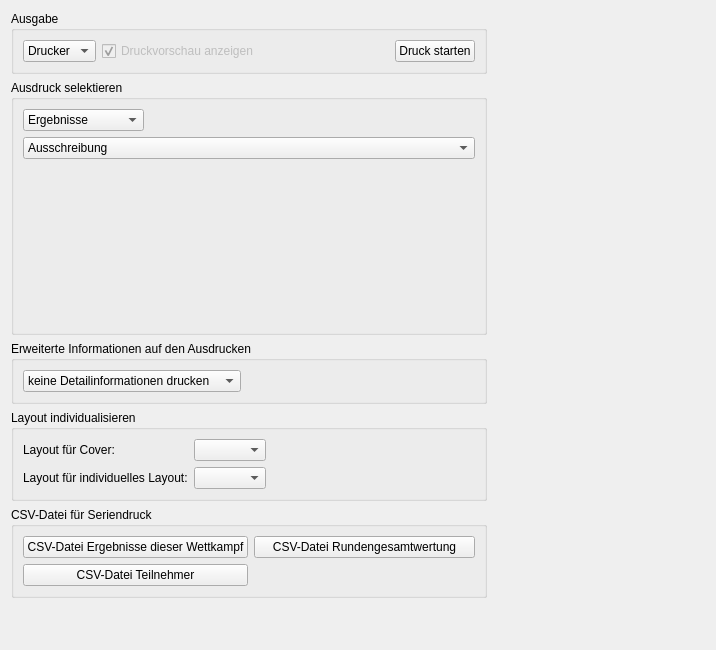
<?xml version="1.0" encoding="UTF-8"?>
<ui version="4.0">
 <class>ExportWidget</class>
 <widget class="QWidget" name="ExportWidget">
  <property name="geometry">
   <rect>
    <x>0</x>
    <y>0</y>
    <width>716</width>
    <height>650</height>
   </rect>
  </property>
  <layout class="QGridLayout" name="gridLayout">
   <item row="0" column="0">
    <widget class="QGroupBox" name="groupBox">
     <property name="title">
      <string>Ausgabe</string>
     </property>
     <layout class="QGridLayout" name="gridLayout_2">
      <item row="0" column="0">
       <widget class="QComboBox" name="cmb_output">
        <property name="sizePolicy">
         <sizepolicy hsizetype="Fixed" vsizetype="Fixed">
          <horstretch>0</horstretch>
          <verstretch>0</verstretch>
         </sizepolicy>
        </property>
        <item>
         <property name="text">
          <string>Drucker</string>
         </property>
        </item>
        <item>
         <property name="text">
          <string>PDF</string>
         </property>
        </item>
       </widget>
      </item>
      <item row="0" column="1">
       <widget class="QCheckBox" name="chk_preview">
        <property name="enabled">
         <bool>false</bool>
        </property>
        <property name="text">
         <string>Druckvorschau anzeigen</string>
        </property>
        <property name="checked">
         <bool>true</bool>
        </property>
       </widget>
      </item>
      <item row="0" column="2">
       <spacer name="horizontalSpacer_3">
        <property name="orientation">
         <enum>Qt::Horizontal</enum>
        </property>
        <property name="sizeHint" stdset="0">
         <size>
          <width>40</width>
          <height>20</height>
         </size>
        </property>
       </spacer>
      </item>
      <item row="0" column="3">
       <widget class="QPushButton" name="but_print">
        <property name="sizePolicy">
         <sizepolicy hsizetype="Fixed" vsizetype="Fixed">
          <horstretch>0</horstretch>
          <verstretch>0</verstretch>
         </sizepolicy>
        </property>
        <property name="text">
         <string>Druck starten</string>
        </property>
       </widget>
      </item>
     </layout>
    </widget>
   </item>
   <item row="1" column="0">
    <widget class="QGroupBox" name="groupBox_2">
     <property name="title">
      <string>Ausdruck selektieren</string>
     </property>
     <layout class="QGridLayout" name="gridLayout_3">
      <item row="0" column="0">
       <widget class="QComboBox" name="cmb_printtype">
        <property name="sizePolicy">
         <sizepolicy hsizetype="Fixed" vsizetype="Fixed">
          <horstretch>0</horstretch>
          <verstretch>0</verstretch>
         </sizepolicy>
        </property>
        <property name="minimumSize">
         <size>
          <width>2</width>
          <height>0</height>
         </size>
        </property>
        <item>
         <property name="text">
          <string>Ergebnisse</string>
         </property>
        </item>
        <item>
         <property name="text">
          <string>Riegenlisten</string>
         </property>
        </item>
        <item>
         <property name="text">
          <string>Meldeliste</string>
         </property>
        </item>
        <item>
         <property name="text">
          <string>Wettkampfbögen</string>
         </property>
        </item>
        <item>
         <property name="text">
          <string>Wettkampfkarten</string>
         </property>
        </item>
        <item>
         <property name="text">
          <string>Urkunden</string>
         </property>
        </item>
        <item>
         <property name="text">
          <string>sonstige</string>
         </property>
        </item>
       </widget>
      </item>
      <item row="1" column="0">
       <widget class="QStackedWidget" name="mainStack">
        <property name="sizePolicy">
         <sizepolicy hsizetype="Preferred" vsizetype="Fixed">
          <horstretch>0</horstretch>
          <verstretch>0</verstretch>
         </sizepolicy>
        </property>
        <property name="currentIndex">
         <number>6</number>
        </property>
        <widget class="QWidget" name="resultWidget">
         <layout class="QGridLayout" name="gridLayout_10">
          <property name="leftMargin">
           <number>0</number>
          </property>
          <property name="topMargin">
           <number>0</number>
          </property>
          <property name="rightMargin">
           <number>0</number>
          </property>
          <property name="bottomMargin">
           <number>0</number>
          </property>
          <item row="0" column="0">
           <widget class="QComboBox" name="cmb_res_type">
            <property name="sizePolicy">
             <sizepolicy hsizetype="Fixed" vsizetype="Fixed">
              <horstretch>0</horstretch>
              <verstretch>0</verstretch>
             </sizepolicy>
            </property>
            <item>
             <property name="text">
              <string>ohne Details</string>
             </property>
            </item>
            <item>
             <property name="text">
              <string>mit Details</string>
             </property>
            </item>
            <item>
             <property name="text">
              <string>Rundengesamtwertung</string>
             </property>
            </item>
            <item>
             <property name="text">
              <string>Tabelle</string>
             </property>
            </item>
           </widget>
          </item>
          <item row="8" column="0">
           <widget class="QCheckBox" name="chk_res_pg">
            <property name="text">
             <string>Neue Seite für jeden Wettkampf</string>
            </property>
           </widget>
          </item>
          <item row="9" column="0">
           <widget class="QStackedWidget" name="resultStack">
            <property name="currentIndex">
             <number>3</number>
            </property>
            <widget class="QWidget" name="page_3"/>
            <widget class="QWidget" name="page_4">
             <layout class="QGridLayout" name="gridLayout_11">
              <property name="leftMargin">
               <number>0</number>
              </property>
              <property name="topMargin">
               <number>0</number>
              </property>
              <property name="rightMargin">
               <number>0</number>
              </property>
              <property name="bottomMargin">
               <number>0</number>
              </property>
              <item row="0" column="0">
               <widget class="QCheckBox" name="chk_res_aw">
                <property name="text">
                 <string>Ausgangswert zusätzlich abdrucken</string>
                </property>
               </widget>
              </item>
             </layout>
            </widget>
            <widget class="QWidget" name="page_5">
             <layout class="QGridLayout" name="gridLayout_12">
              <property name="leftMargin">
               <number>0</number>
              </property>
              <property name="topMargin">
               <number>0</number>
              </property>
              <property name="rightMargin">
               <number>0</number>
              </property>
              <property name="bottomMargin">
               <number>0</number>
              </property>
              <item row="0" column="0">
               <widget class="QCheckBox" name="chk_res_sc">
                <property name="text">
                 <string>Beste Plätze gewinnen nicht die meisten Punkte</string>
                </property>
               </widget>
              </item>
             </layout>
            </widget>
            <widget class="QWidget" name="page"/>
           </widget>
          </item>
          <item row="2" column="0">
           <widget class="QCheckBox" name="chk_res_cl">
            <property name="text">
             <string>Vereine auswählen</string>
            </property>
           </widget>
          </item>
          <item row="1" column="0">
           <widget class="QCheckBox" name="chk_res_wk">
            <property name="text">
             <string>Wettkämpfe auswählen</string>
            </property>
           </widget>
          </item>
          <item row="4" column="0">
           <widget class="QCheckBox" name="chk_res_detail">
            <property name="text">
             <string>Einzelwertung für Land/Verband/Gau (je nach Selektion der Detailinformationen)</string>
            </property>
           </widget>
          </item>
         </layout>
        </widget>
        <widget class="QWidget" name="riegenWidget">
         <layout class="QGridLayout" name="gridLayout_13">
          <property name="leftMargin">
           <number>0</number>
          </property>
          <property name="topMargin">
           <number>0</number>
          </property>
          <property name="rightMargin">
           <number>0</number>
          </property>
          <property name="bottomMargin">
           <number>0</number>
          </property>
          <item row="0" column="0" colspan="2">
           <widget class="QCheckBox" name="chk_rg_select">
            <property name="text">
             <string>Nur bestimmte Riegen drucken</string>
            </property>
           </widget>
          </item>
          <item row="3" column="0" colspan="2">
           <spacer name="verticalSpacer_3">
            <property name="orientation">
             <enum>Qt::Vertical</enum>
            </property>
            <property name="sizeHint" stdset="0">
             <size>
              <width>20</width>
              <height>40</height>
             </size>
            </property>
           </spacer>
          </item>
          <item row="2" column="0">
           <widget class="QLabel" name="label_3">
            <property name="sizePolicy">
             <sizepolicy hsizetype="Fixed" vsizetype="Preferred">
              <horstretch>0</horstretch>
              <verstretch>0</verstretch>
             </sizepolicy>
            </property>
            <property name="text">
             <string>Sortierung:</string>
            </property>
           </widget>
          </item>
          <item row="2" column="1">
           <widget class="QComboBox" name="cmb_rg_sort">
            <item>
             <property name="text">
              <string>nach Name</string>
             </property>
            </item>
            <item>
             <property name="text">
              <string>nach Startnummer</string>
             </property>
            </item>
           </widget>
          </item>
          <item row="1" column="0" colspan="2">
           <widget class="QCheckBox" name="chk_rg_page">
            <property name="text">
             <string>Neue Seite für jede Riege</string>
            </property>
           </widget>
          </item>
         </layout>
        </widget>
        <widget class="QWidget" name="meldeWidget">
         <layout class="QVBoxLayout" name="verticalLayout">
          <property name="leftMargin">
           <number>0</number>
          </property>
          <property name="topMargin">
           <number>0</number>
          </property>
          <property name="rightMargin">
           <number>0</number>
          </property>
          <property name="bottomMargin">
           <number>0</number>
          </property>
          <item>
           <widget class="QCheckBox" name="chk_ve_select">
            <property name="text">
             <string>nur bestimmte Vereine drucken</string>
            </property>
           </widget>
          </item>
          <item>
           <spacer name="verticalSpacer_4">
            <property name="orientation">
             <enum>Qt::Vertical</enum>
            </property>
            <property name="sizeHint" stdset="0">
             <size>
              <width>20</width>
              <height>40</height>
             </size>
            </property>
           </spacer>
          </item>
         </layout>
        </widget>
        <widget class="QWidget" name="bogenWidget">
         <layout class="QVBoxLayout" name="verticalLayout_2">
          <property name="leftMargin">
           <number>0</number>
          </property>
          <property name="topMargin">
           <number>0</number>
          </property>
          <property name="rightMargin">
           <number>0</number>
          </property>
          <property name="bottomMargin">
           <number>0</number>
          </property>
          <item>
           <widget class="QCheckBox" name="chk_bo_split">
            <property name="text">
             <string>Neue Seite für jede Mannschaft</string>
            </property>
           </widget>
          </item>
          <item>
           <spacer name="verticalSpacer_5">
            <property name="orientation">
             <enum>Qt::Vertical</enum>
            </property>
            <property name="sizeHint" stdset="0">
             <size>
              <width>20</width>
              <height>40</height>
             </size>
            </property>
           </spacer>
          </item>
         </layout>
        </widget>
        <widget class="QWidget" name="kartenWidget"/>
        <widget class="QWidget" name="urkundenWidget">
         <layout class="QVBoxLayout" name="verticalLayout_4">
          <property name="leftMargin">
           <number>0</number>
          </property>
          <property name="topMargin">
           <number>0</number>
          </property>
          <property name="rightMargin">
           <number>0</number>
          </property>
          <property name="bottomMargin">
           <number>0</number>
          </property>
          <item>
           <widget class="QLabel" name="label">
            <property name="text">
             <string>Layout für Urkunde:</string>
            </property>
           </widget>
          </item>
          <item>
           <widget class="QComboBox" name="cmb_urkunde"/>
          </item>
          <item>
           <widget class="QCheckBox" name="chk_ur_runde">
            <property name="text">
             <string>[Mannschafts-WK] Rundengesamtwertung auf Urkunde</string>
            </property>
           </widget>
          </item>
          <item>
           <widget class="QCheckBox" name="chk_ur_platz">
            <property name="text">
             <string>[Mannschafts-WK] Beste Plätze gewinnen nicht die meisten Punkte </string>
            </property>
           </widget>
          </item>
          <item>
           <widget class="QCheckBox" name="chk_ur_single">
            <property name="text">
             <string>[Mannschafts-WK] Nur eine Urkunde pro Mannschaft</string>
            </property>
           </widget>
          </item>
          <item>
           <widget class="QCheckBox" name="chk_ur_einzelwertung">
            <property name="text">
             <string>[Mannschafts-WK] Einzelergebnis auf Urkunden</string>
            </property>
           </widget>
          </item>
          <item>
           <spacer name="verticalSpacer_7">
            <property name="orientation">
             <enum>Qt::Vertical</enum>
            </property>
            <property name="sizeHint" stdset="0">
             <size>
              <width>20</width>
              <height>40</height>
             </size>
            </property>
           </spacer>
          </item>
         </layout>
        </widget>
        <widget class="QWidget" name="sonstigesWidget">
         <layout class="QVBoxLayout" name="verticalLayout_3">
          <property name="leftMargin">
           <number>0</number>
          </property>
          <property name="topMargin">
           <number>0</number>
          </property>
          <property name="rightMargin">
           <number>0</number>
          </property>
          <property name="bottomMargin">
           <number>0</number>
          </property>
          <item>
           <widget class="QComboBox" name="cmb_misc_typ">
            <item>
             <property name="text">
              <string>Ausschreibung</string>
             </property>
            </item>
            <item>
             <property name="text">
              <string>Zeitplan</string>
             </property>
            </item>
            <item>
             <property name="text">
              <string>Meldematrix</string>
             </property>
            </item>
            <item>
             <property name="text">
              <string>Mannschaftsmatrix</string>
             </property>
            </item>
            <item>
             <property name="text">
              <string>Startpass-Kontrolliste</string>
             </property>
            </item>
            <item>
             <property name="text">
              <string>Vereinsliste mit Starterzahlen</string>
             </property>
            </item>
            <item>
             <property name="text">
              <string>EDV-Checkliste (Riegen)</string>
             </property>
            </item>
            <item>
             <property name="text">
              <string>EDV-Checkliste (Teilnehmer)</string>
             </property>
            </item>
            <item>
             <property name="text">
              <string>Wettkampfbericht</string>
             </property>
            </item>
            <item>
             <property name="text">
              <string>Medallienspiegel</string>
             </property>
            </item>
            <item>
             <property name="text">
              <string>Ergebnisbogen</string>
             </property>
            </item>
           </widget>
          </item>
          <item>
           <spacer name="verticalSpacer_6">
            <property name="orientation">
             <enum>Qt::Vertical</enum>
            </property>
            <property name="sizeHint" stdset="0">
             <size>
              <width>20</width>
              <height>40</height>
             </size>
            </property>
           </spacer>
          </item>
         </layout>
        </widget>
       </widget>
      </item>
     </layout>
    </widget>
   </item>
   <item row="3" column="0">
    <widget class="QGroupBox" name="groupBox_3">
     <property name="title">
      <string>Layout individualisieren</string>
     </property>
     <layout class="QGridLayout" name="gridLayout_4">
      <item row="0" column="0">
       <widget class="QLabel" name="label_2">
        <property name="text">
         <string>Layout für Cover:</string>
        </property>
       </widget>
      </item>
      <item row="1" column="0">
       <widget class="QLabel" name="label_4">
        <property name="text">
         <string>Layout für individuelles Layout:</string>
        </property>
       </widget>
      </item>
      <item row="0" column="1">
       <widget class="QComboBox" name="cmb_cover"/>
      </item>
      <item row="1" column="1">
       <widget class="QComboBox" name="cmb_headfoot"/>
      </item>
      <item row="1" column="2">
       <spacer name="horizontalSpacer_2">
        <property name="orientation">
         <enum>Qt::Horizontal</enum>
        </property>
        <property name="sizeHint" stdset="0">
         <size>
          <width>40</width>
          <height>20</height>
         </size>
        </property>
       </spacer>
      </item>
     </layout>
    </widget>
   </item>
   <item row="4" column="0">
    <widget class="QGroupBox" name="groupBox_6">
     <property name="title">
      <string>CSV-Datei für Seriendruck</string>
     </property>
     <layout class="QGridLayout" name="gridLayout_5">
      <item row="0" column="1">
       <widget class="QPushButton" name="but_csvrunde">
        <property name="text">
         <string>CSV-Datei Rundengesamtwertung</string>
        </property>
       </widget>
      </item>
      <item row="0" column="0">
       <widget class="QPushButton" name="but_csvgesamt">
        <property name="maximumSize">
         <size>
          <width>16777215</width>
          <height>16777215</height>
         </size>
        </property>
        <property name="locale">
         <locale language="Georgian" country="Georgia"/>
        </property>
        <property name="text">
         <string>CSV-Datei Ergebnisse dieser Wettkampf</string>
        </property>
       </widget>
      </item>
      <item row="1" column="0">
       <widget class="QPushButton" name="but_csvparticipants">
        <property name="text">
         <string>CSV-Datei Teilnehmer</string>
        </property>
       </widget>
      </item>
     </layout>
    </widget>
   </item>
   <item row="5" column="0">
    <spacer name="verticalSpacer_2">
     <property name="orientation">
      <enum>Qt::Vertical</enum>
     </property>
     <property name="sizeHint" stdset="0">
      <size>
       <width>20</width>
       <height>40</height>
      </size>
     </property>
    </spacer>
   </item>
   <item row="0" column="1" rowspan="8">
    <spacer name="horizontalSpacer_4">
     <property name="orientation">
      <enum>Qt::Horizontal</enum>
     </property>
     <property name="sizeHint" stdset="0">
      <size>
       <width>40</width>
       <height>20</height>
      </size>
     </property>
    </spacer>
   </item>
   <item row="2" column="0">
    <widget class="QGroupBox" name="groupBox_4">
     <property name="title">
      <string>Erweiterte Informationen auf den Ausdrucken</string>
     </property>
     <layout class="QGridLayout" name="gridLayout_6">
      <item row="0" column="0">
       <widget class="QComboBox" name="cmb_detail">
        <property name="sizePolicy">
         <sizepolicy hsizetype="Fixed" vsizetype="Fixed">
          <horstretch>0</horstretch>
          <verstretch>0</verstretch>
         </sizepolicy>
        </property>
        <item>
         <property name="text">
          <string>keine Detailinformationen drucken</string>
         </property>
        </item>
        <item>
         <property name="text">
          <string>Turnkreis/-gau auf Listen drucken</string>
         </property>
        </item>
        <item>
         <property name="text">
          <string>Landesverband auf Listen drucken</string>
         </property>
        </item>
        <item>
         <property name="text">
          <string>Land auf Listen drucken</string>
         </property>
        </item>
       </widget>
      </item>
      <item row="0" column="1">
       <spacer name="horizontalSpacer">
        <property name="orientation">
         <enum>Qt::Horizontal</enum>
        </property>
        <property name="sizeHint" stdset="0">
         <size>
          <width>40</width>
          <height>20</height>
         </size>
        </property>
       </spacer>
      </item>
     </layout>
    </widget>
   </item>
  </layout>
 </widget>
 <resources/>
 <connections>
  <connection>
   <sender>cmb_printtype</sender>
   <signal>currentIndexChanged(int)</signal>
   <receiver>mainStack</receiver>
   <slot>setCurrentIndex(int)</slot>
   <hints>
    <hint type="sourcelabel">
     <x>159</x>
     <y>117</y>
    </hint>
    <hint type="destinationlabel">
     <x>238</x>
     <y>157</y>
    </hint>
   </hints>
  </connection>
  <connection>
   <sender>cmb_res_type</sender>
   <signal>currentIndexChanged(int)</signal>
   <receiver>resultStack</receiver>
   <slot>setCurrentIndex(int)</slot>
   <hints>
    <hint type="sourcelabel">
     <x>180</x>
     <y>151</y>
    </hint>
    <hint type="destinationlabel">
     <x>188</x>
     <y>239</y>
    </hint>
   </hints>
  </connection>
 </connections>
</ui>
